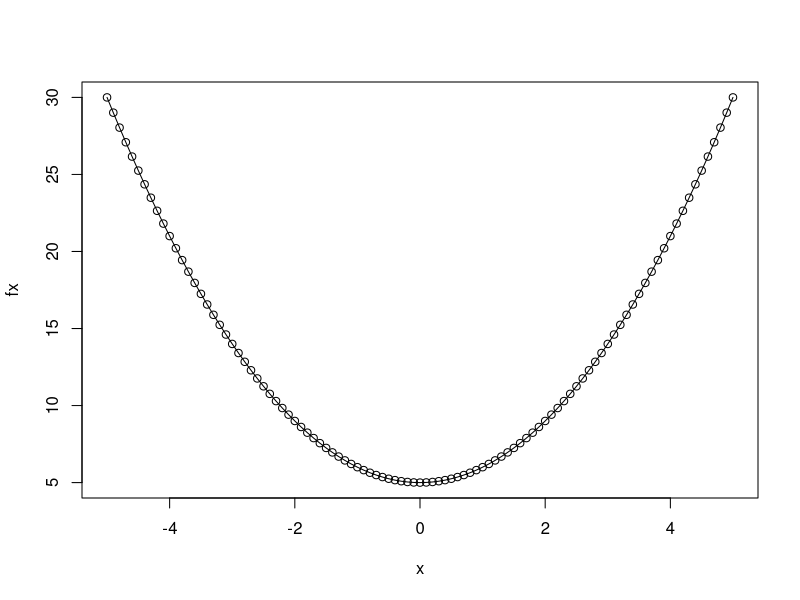
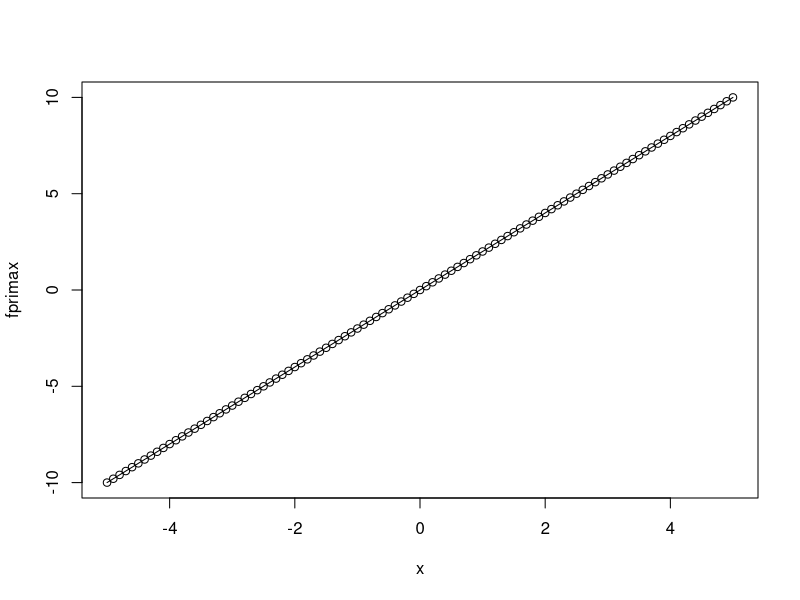
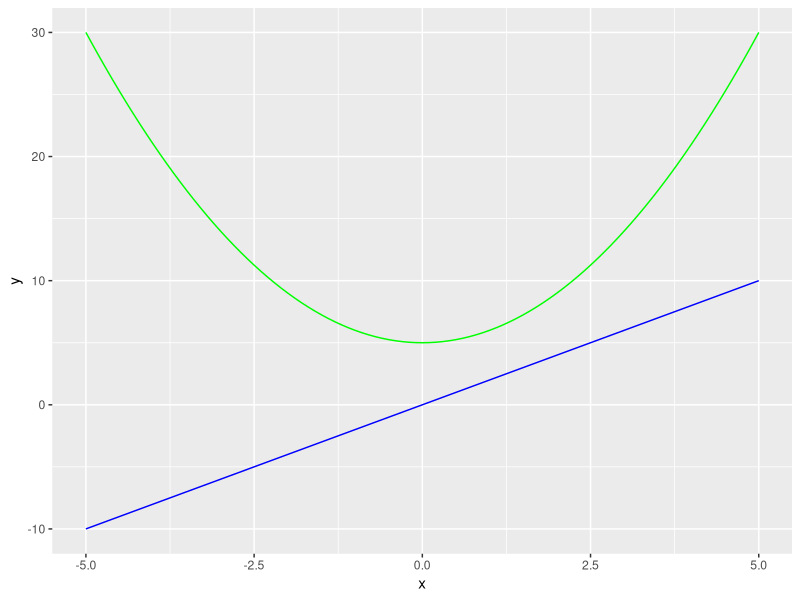

R code for these plots, in order:
# UNIVERSIDAD NACIONAL AUTÓNOMA DE MÉXICO
# Facultad de Economía
# Matemáticas I 2020-1
# Profesor: Arturo Mérida Monroy
# Adjunto: Cesar Hernández
# PRÁCTICA : Determinación de máximos y mínimos en R

library(Deriv)
library(ggplot2)
library(dplyr)

# Creamos nuestro dominio de x
x<-seq(-5,5,0.1)

# Creamos nuestra función f
f<-function(x) (x^2)+5
f

# Derivamos nuestra función f
fprima<-Deriv(f)
fprima

# Sustituimos x en f y fprima, obtenemos fx y fprimax
fx<-f(x)
fx
fprimax<-fprima(x)
fprimax

# Graficamos fx y fprimax
plot(x,fx,type = "o")
plot(x,fprimax,type = "o")

# Creamos una tabla con los valores de x, fx y fprimax
tf<-data.frame(x,fx,fprimax)

# Graficamos fx y fprimax en un solo plano
tf%>%ggplot() + 
  geom_line(data = tf, aes(x = x, y = fx), color= "green") + 
  geom_line(data = tf, aes(x = x, y = fprimax), color = "blue") +
  xlab("x") +
  ylab("y")

# Criterio de la primera derivada, igualamos fprima a cero y despejamos "x"
fprima

# Sutituimos el valor de "x" en f, para encontrar el punto crítico
f(0)

# Determinamos si es un máximo o mínimo con el criterio de la segunda derivada
fbiprima<-Deriv(fprima)
fbiprima # Si el resultado es mayor a cero, el punto crítico es un mínimo

# Revisamos el resumen estadístico
summary(tf)
